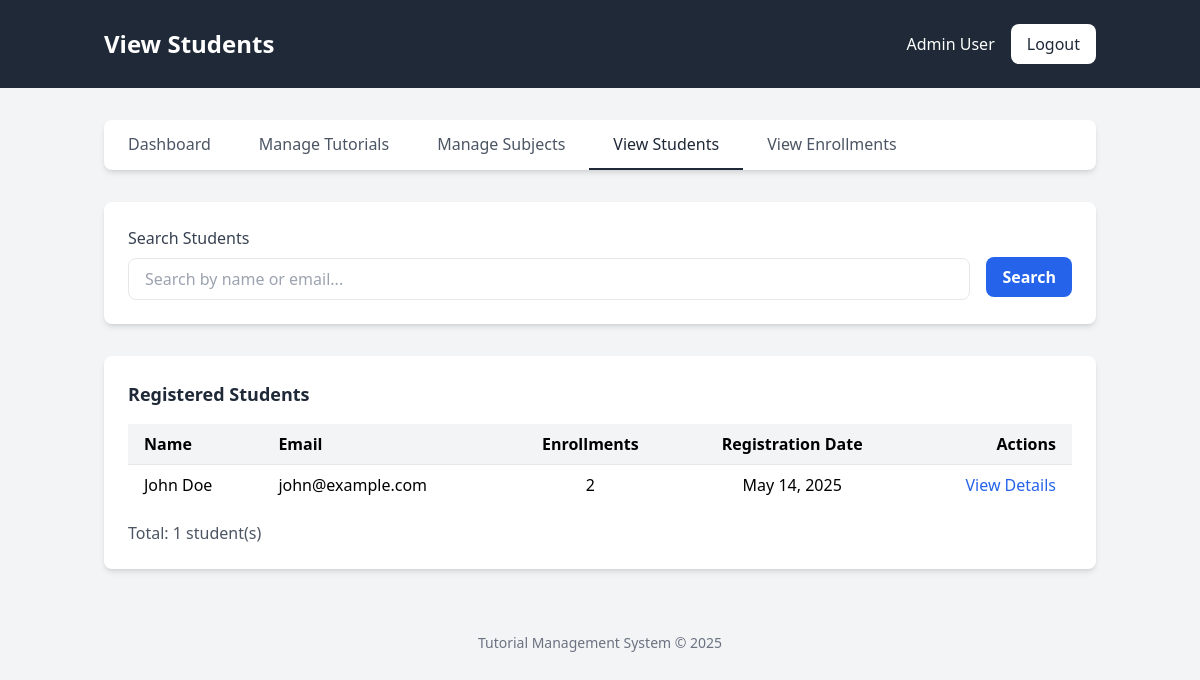
The app's page /admin/students.php (signed in) with its own data.
### tables this page shows
CREATE TABLE IF NOT EXISTS users (
    id INT(11) NOT NULL AUTO_INCREMENT,
    name VARCHAR(100) NOT NULL,
    email VARCHAR(100) NOT NULL UNIQUE,
    password VARCHAR(255) NOT NULL,
    role ENUM('admin', 'student') NOT NULL,
    created_at TIMESTAMP DEFAULT CURRENT_TIMESTAMP,
    PRIMARY KEY (id)
);

### admin/students.php (the view, shortened to what this page needs)
<?php
require_once('../includes/config.php');
$search = isset($_GET['search']) ? sanitize($_GET['search']) : '';
$query = "SELECT u.*, COUNT(e.id) as enrollment_count
          FROM users u
          LEFT JOIN enrollments e ON u.id = e.user_id
          WHERE u.role = 'student'";
$query .= " GROUP BY u.id ORDER BY u.name";
$result = mysqli_query($conn, $query);
$students = [];
if ($result) {
    while ($row = mysqli_fetch_assoc($result)) {
        $students[] = $row;
    }
}
include_once('../includes/header.php');
?>
<div class="bg-gray-800">
    <div class="container mx-auto px-4 py-6">
        <div class="flex justify-between items-center">
            <h1 class="text-2xl font-bold text-white">View Students</h1>
            <div class="flex items-center space-x-4">
                <span class="text-white"><?php echo $_SESSION['name']; ?></span>
                <a href="logout.php" class="bg-white text-gray-800 px-4 py-2 rounded-lg font-medium hover:bg-gray-100 transition duration-300">Logout</a>
            </div>
        </div>
    </div>
</div>
<div class="container mx-auto px-4 py-8">
    <div class="bg-white rounded-lg shadow-md mb-8">
        <div class="flex flex-wrap">
            <a href="dashboard.php" class="px-6 py-3 text-gray-600 font-medium hover:text-gray-800 transition duration-300">Dashboard</a>
            <a href="tutorials.php" class="px-6 py-3 text-gray-600 font-medium hover:text-gray-800 transition duration-300">Manage Tutorials</a>
            <a href="subjects.php" class="px-6 py-3 text-gray-600 font-medium hover:text-gray-800 transition duration-300">Manage Subjects</a>
            <a href="students.php" class="px-6 py-3 text-gray-800 font-medium border-b-2 border-gray-800">View Students</a>
            <a href="enrollments.php" class="px-6 py-3 text-gray-600 font-medium hover:text-gray-800 transition duration-300">View Enrollments</a>
        </div>
    </div>
    <div class="bg-white rounded-lg shadow-md p-6 mb-8">
        <form action="" method="GET" class="flex items-center">
            <div class="flex-grow">
                <label for="search" class="block text-gray-700 font-medium mb-2">Search Students</label>
                <input type="text" id="search" name="search" value="<?php echo $search; ?>" class="w-full px-4 py-2 border rounded-lg focus:outline-none focus:ring-2 focus:ring-blue-500" placeholder="Search by name or email...">
            </div>
            <button type="submit" class="bg-blue-600 hover:bg-blue-700 text-white font-bold py-2 px-4 rounded-lg transition duration-300 ml-4 mt-7">
                Search
            </button>
        </form>
    </div>
    <div class="bg-white rounded-lg shadow-md p-6">
        <h2 class="text-lg font-semibold text-gray-800 mb-4">Registered Students</h2>
        <?php if (empty($students)): ?>
            <p class="text-gray-600">No students found matching your search criteria.</p>
        <?php else: ?>
            <div class="overflow-x-auto">
                <table class="w-full border-collapse">
                    <thead>
                        <tr class="bg-gray-100">
                            <th class="px-4 py-2 text-left">Name</th>
                            <th class="px-4 py-2 text-left">Email</th>
                            <th class="px-4 py-2 text-center">Enrollments</th>
                            <th class="px-4 py-2 text-center">Registration Date</th>
                            <th class="px-4 py-2 text-right">Actions</th>
                        </tr>
                    </thead>
                    <tbody>
                        <?php foreach ($students as $student): ?>
                            <tr class="border-t hover:bg-gray-50">
                                <td class="px-4 py-2"><?php echo $student['name']; ?></td>
                                <td class="px-4 py-2"><?php echo $student['email']; ?></td>
                                <td class="px-4 py-2 text-center"><?php echo $student['enrollment_count']; ?></td>
                                <td class="px-4 py-2 text-center"><?php echo date('M d, Y', strtotime($student['created_at'] ?? 'now')); ?></td>
                                <td class="px-4 py-2 text-right">
                                    <a href="view_student.php?id=<?php echo $student['id']; ?>" class="text-blue-600 hover:underline">View Details</a>
                                </td>
                            </tr>
                        <?php endforeach; ?>
                    </tbody>
                </table>
            </div>
            <p class="mt-4 text-gray-600">Total: <?php echo count($students); ?> student(s)</p>
        <?php endif; ?>
    </div>
</div>
<?php include_once('../includes/footer.php'); ?>

### records on screen
users: name "John Doe", email "john@example.com", enrollment_count "2", created_at "May 14, 2025"

### other values on screen
$_SESSION['name'] "Admin User"
count($students) "1"
